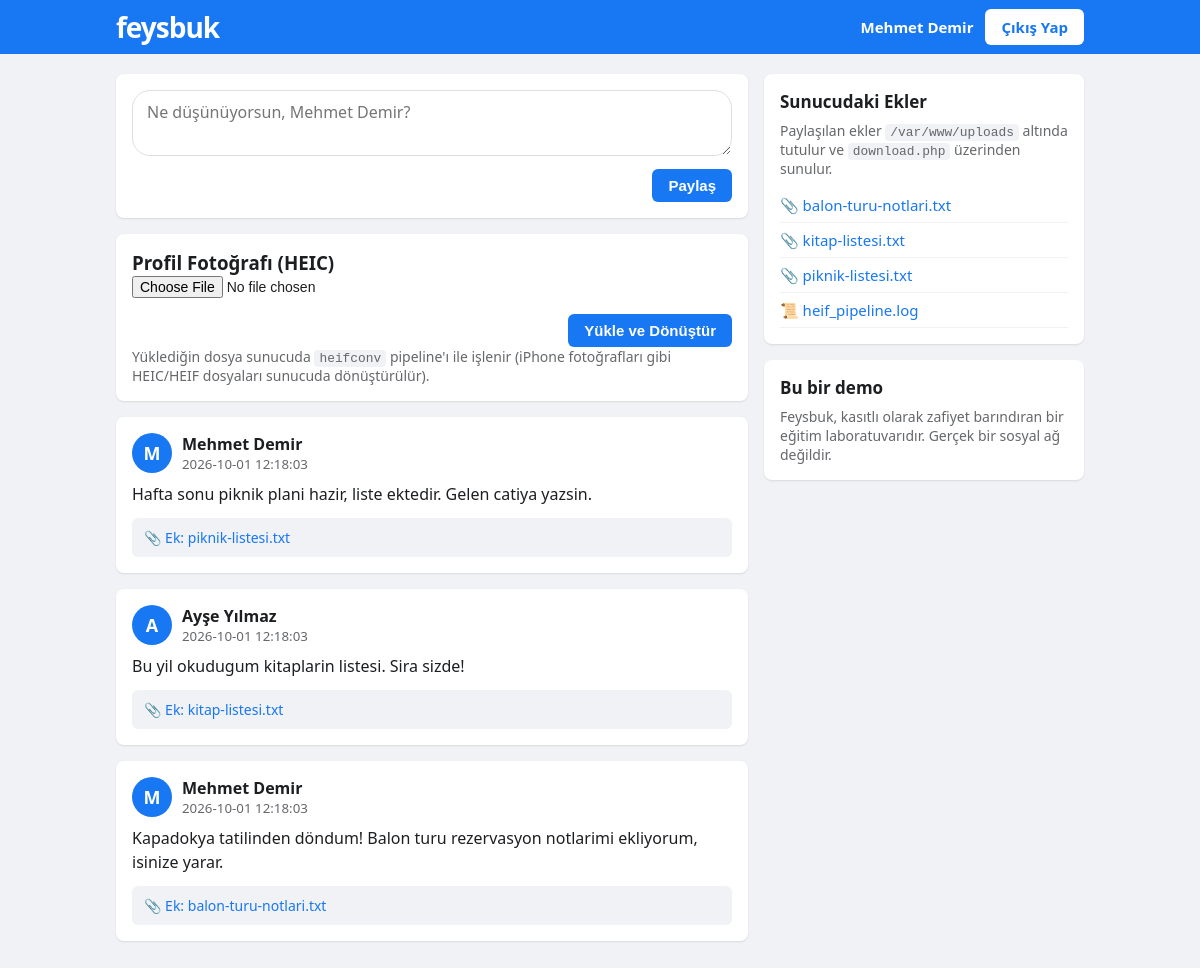
Page /home.php (signed in) on the committed database.
### tables this page shows
CREATE TABLE posts (
  id         INT UNSIGNED AUTO_INCREMENT PRIMARY KEY,
  user_id    INT UNSIGNED NOT NULL,
  body       TEXT NOT NULL,
  attachment VARCHAR(255) NULL,
  created_at TIMESTAMP DEFAULT CURRENT_TIMESTAMP,
  FOREIGN KEY (user_id) REFERENCES users(id)
);

CREATE TABLE users (
  id            INT UNSIGNED AUTO_INCREMENT PRIMARY KEY,
  name          VARCHAR(100) NOT NULL,
  email         VARCHAR(190) NOT NULL UNIQUE,
  password_hash VARCHAR(255) NOT NULL,
  is_admin      TINYINT(1) NOT NULL DEFAULT 0,
  created_at    TIMESTAMP DEFAULT CURRENT_TIMESTAMP
);

### html/home.php (the view, shortened to what this page needs)
<?php
require_once '/var/www/includes/db.php';
$posts = $pdo->query(
    'SELECT p.id, p.body, p.attachment, p.created_at, u.name
     FROM posts p JOIN users u ON u.id = p.user_id
     ORDER BY p.id DESC LIMIT 30'
)->fetchAll();
?>
<!doctype html>
<html lang="tr">
<head>
<link rel="stylesheet" href="style.css">
</head>
<body>
<header class="topbar">
  <div class="topbar-inner">
    <a class="logo" href="home.php">feysbuk</a>
    <nav>
      <span class="user-badge"><?= htmlspecialchars($_SESSION['name']) ?></span>
      <a class="btn btn-light" href="logout.php">Çıkış Yap</a>
    </nav>
  </div>
</header>
<main class="layout">
  <section class="feed">
    <div class="card composer">
      <form method="post" action="home.php">
        <textarea name="body" rows="2" placeholder="Ne düşünüyorsun, <?= htmlspecialchars($_SESSION['name']) ?>?"></textarea>
        <div class="composer-actions">
          <button type="submit" class="btn btn-primary">Paylaş</button>
        </div>
      </form>
    </div>
    <div class="card composer">
      <h3>Profil Fotoğrafı (HEIC)</h3>
      <form method="post" action="upload.php" enctype="multipart/form-data">
        <input type="file" name="photo" accept=".heic,.heif,image/heic,image/heif" required>
        <div class="composer-actions">
          <button type="submit" class="btn btn-primary">Yükle ve Dönüştür</button>
        </div>
      </form>
      <p class="muted">Yüklediğin dosya sunucuda <code>heifconv</code> pipeline'ı ile işlenir
      (iPhone fotoğrafları gibi HEIC/HEIF dosyaları sunucuda dönüştürülür).</p>
    </div>
    <?php foreach ($posts as $p): ?>
      <article class="card post">
        <div class="post-head">
          <span class="avatar"><?= htmlspecialchars(mb_substr($p['name'], 0, 1)) ?></span>
          <div>
            <strong><?= htmlspecialchars($p['name']) ?></strong>
            <small><?= htmlspecialchars((string) $p['created_at']) ?></small>
          </div>
        </div>
        <p class="post-body"><?= nl2br(htmlspecialchars($p['body'])) ?></p>
        <?php if (!empty($p['attachment'])): ?>
          <a class="attachment" href="download.php?f=<?= urlencode((string) $p['attachment']) ?>">📎 Ek: <?= htmlspecialchars((string) $p['attachment']) ?></a>
        <?php endif; ?>
      </article>
    <?php endforeach; ?>
  </section>
  <aside class="sidebar">
    <div class="card">
      <h3>Sunucudaki Ekler</h3>
      <p class="muted">Paylaşılan ekler <code>/var/www/uploads</code> altında tutulur ve
      <code>download.php</code> üzerinden sunulur.</p>
      <ul class="linklist">
        <li><a href="download.php?f=balon-turu-notlari.txt">📎 balon-turu-notlari.txt</a></li>
        <li><a href="download.php?f=kitap-listesi.txt">📎 kitap-listesi.txt</a></li>
        <li><a href="download.php?f=piknik-listesi.txt">📎 piknik-listesi.txt</a></li>
        <li><a href="download.php?f=avatars/heif_pipeline.log">📜 heif_pipeline.log</a></li>
      </ul>
    </div>
    <div class="card demo-note">
      <h3>Bu bir demo</h3>
      <p class="muted">Feysbuk, kasıtlı olarak zafiyet barındıran bir eğitim
      laboratuvarıdır. Gerçek bir sosyal ağ değildir.</p>
    </div>
  </aside>
</main>
</body>
</html>

### html/style.css (style rules this page uses)
* { box-sizing: border-box; margin: 0; padding: 0; }
body { font-family: system-ui, -apple-system, "Segoe UI", Roboto, Helvetica, Arial, sans-serif; background: #f0f2f5; color: #1c1e21; }
.topbar { background: #1877f2; color: #fff; position: sticky; top: 0; z-index: 10; }
.topbar-inner { max-width: 1000px; margin: 0 auto; padding: 8px 16px; display: flex; align-items: center; justify-content: space-between; }
.topbar .logo { color: #fff; font-size: 28px; font-weight: 800; text-decoration: none; letter-spacing: -1px; }
.topbar nav { display: flex; align-items: center; gap: 12px; }
.user-badge { font-size: 15px; font-weight: 600; }
.layout { max-width: 1000px; margin: 20px auto; padding: 0 16px; display: grid; grid-template-columns: 1fr 320px; gap: 16px; align-items: start; }
.card { background: #fff; border-radius: 8px; box-shadow: 0 1px 2px rgba(0,0,0,.1); padding: 16px; margin-bottom: 16px; }
.sidebar h3 { font-size: 17px; margin-bottom: 8px; }
.muted { color: #65676b; font-size: 14px; }
.linklist { list-style: none; margin-top: 10px; }
.linklist li { padding: 6px 0; border-bottom: 1px solid #f0f2f5; }
.linklist a { color: #1877f2; text-decoration: none; font-size: 15px; }
.composer textarea { width: 100%; border: 1px solid #dddfe2; border-radius: 18px; padding: 10px 14px; font-size: 16px; font-family: inherit; resize: vertical; outline: none; }
.composer-actions { display: flex; justify-content: flex-end; margin-top: 8px; }
.post-head { display: flex; gap: 10px; align-items: center; margin-bottom: 10px; }
.post-head small { display: block; color: #65676b; }
.avatar { width: 40px; height: 40px; border-radius: 50%; background: #1877f2; color: #fff; display: inline-flex; align-items: center; justify-content: center; font-weight: 700; font-size: 18px; flex-shrink: 0; }
.post-body { font-size: 16px; line-height: 1.45; white-space: pre-wrap; }
.attachment { display: block; margin-top: 12px; padding: 10px 12px; background: #f0f2f5; border-radius: 6px; color: #1877f2; text-decoration: none; font-size: 14px; }
.btn { border: none; border-radius: 6px; padding: 8px 16px; font-size: 15px; font-weight: 600; cursor: pointer; text-decoration: none; display: inline-block; }
.btn-primary { background: #1877f2; color: #fff; }
.btn-light { background: #fff; color: #1877f2; }
code { background: #f0f2f5; padding: 1px 5px; border-radius: 4px; font-size: 0.92em; font-family: Consolas, Monaco, monospace; }
input[type="file"] { font-size: 14px; margin-bottom: 8px; }

### rows in the picture
posts: user.name "M", user.name "Mehmet Demir", created_at "2026-10-01 12:18:03", body "Hafta sonu piknik plani hazir, liste ektedir. Gelen catiya yazsin.", attachment "piknik-listesi.txt"
posts: user.name "A", user.name "Ayşe Yılmaz", created_at "2026-10-01 12:18:03", body "Bu yil okudugum kitaplarin listesi. Sira sizde!", attachment "kitap-listesi.txt"
posts: user.name "M", user.name "Mehmet Demir", created_at "2026-10-01 12:18:03", body "Kapadokya tatilinden döndum! Balon turu rezervasyon notlarimi ekliyorum, isinize yarar.", attachment "balon-turu-notlari.txt"

### other values in the picture
$_SESSION['name'] "Mehmet Demir"
